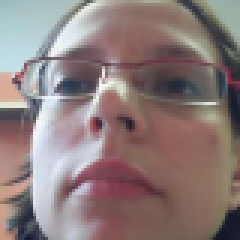
#> input picture non_target_dev/f407_01_f19_i0_0.png, 80 x 80 px (shown 3 times larger); its folder holds only this picture in this run
$ python -i img_pca_lda_gauss.py   (imports and definitions only)
#> lines starting #> are read from the running program, lines starting #| are printed output that depends on the picture
### src/ikrlib.py
from glob import glob
import matplotlib.pyplot as plt
import matplotlib.animation as animation
from math import log
import mpl_toolkits.mplot3d
import numpy as np
from numpy import ravel, diag, newaxis, ones, zeros, array, vstack, hstack, dstack, pi, tile
from numpy.linalg import eigh, det, inv, solve, norm
from numpy.random import rand, randn, randint
from scipy.fftpack import dct
from scipy.io import wavfile
from scipy.linalg import eigh as eigh_
from scipy.spatial.distance import cdist
from scipy.special import logsumexp
import scipy.fftpack
import imageio


# [63 lines left out: functions k_nearest_neighbours, gellipse, plot2dfun, logpdf_gauss, train_gauss, rand_gauss, not called in this run]


# GMM distributions related functions

def logpdf_gmm(x, ws, mus, covs):
    return logsumexp([np.log(w) + logpdf_gauss(x, m, c) for w, m, c in zip(ws, mus, covs)], axis=0)


# [76 lines left out: functions train_gmm, rand_gmm, train_generative_linear_classifier, train_linear_logistic_regression, train_linear_logistic_regression_GD, not called in this run]


#  Neural network binary classifier

def logistic_sigmoid(a):
    return 1 / (1 + np.exp(-a))

# [31 lines left out: functions eval_nnet, train_nnet, not called in this run]


# Speech feature extraction (spectrogram, mfcc, ...)

def mel_inv(x):
    return (np.exp(x/1127.)-1.)*700.

def mel(x):
    return 1127.*np.log(1. + x/700.)

# [87 lines left out: functions mel_filter_bank, framing, spectrogram, mfcc, raw8khz2mfcc, wav16khz2mfcc, not called in this run]


def png2fea(dir_name):
    """
    Loads all *.png images from directory dir_name into a dictionary. Keys are the file names
    and values and 2D numpy arrays with corresponding grayscale images
    """
    features = {}
    rgb = [0.2989, 0.5870, 0.1140]
    for f in glob(dir_name + '/*.png'):
        print('Processing file: ', f)
        image = imageio.imread(f).astype(np.float64)
        features[f] = np.dot(image[...,:3], rgb)
    return features

# [85 lines left out: function demo_gmm, not called in this run]

### src/img_pca_lda_gauss.py
#!/usr/bin/python3.7

##
# @file   img_pca_lda_gauss.py
# @brief  A shaky face recognition classifier. Utilizes pca, lda, and a gaussian
#         probability distribution.
# @author Simon Sedlacek

from ikrlib import *
from glob import glob

import matplotlib.pyplot as plt
import numpy as np
import scipy
import imageio
from sys import exit
from scipy.ndimage import gaussian_filter
from scipy.ndimage import rotate

# paths to data directories
TRAIN_TARGET = '../data/target_train/'
TRAIN_NTARGET = '../data/non_target_train/'
TEST_TARGET = '../data/target_dev/'
TEST_NTARGET = '../data/non_target_dev/'
EVAL = '../../SUR_projekt2019-2020_eval/eval/'
THRESHOLD = 0.0 # the evaluation treshold for the test data score

# first, load target and non-target training and test data
train_target = png2fea(TRAIN_TARGET) # target training data
train_ntarget = png2fea(TRAIN_NTARGET) # non-target training data
test_target = list(png2fea(TEST_TARGET).items()) # target test data
test_ntarget = list(png2fea(TEST_NTARGET).items()) # non-target test data
#> call 4 of png2fea, with dir_name = '../data/non_target_dev/'
#> test_ntarget = 1 item
eval_data = list(png2fea(EVAL).items()) # evaluation data

def crop_image(im, st1, end1, st2, end2):
    end1 = im.shape[0] - end1
    end2 = im.shape[1] - end2
    return im[st1+11:end1-11, st2+11:end2-11]

def zoom_crop(im, zoom):
    len0 = im.shape[0]
    im = scipy.ndimage.zoom(im, zoom)
    len1 = im.shape[0]
    diff = len1 - len0
    # crop the image
    return im[diff//2:len1-diff//2, diff//2:len1-diff//2]

def brighten_darken(im):
    im1 = np.clip(im + 30, 0, 255)
    im2 = np.clip(im - 30, 0, 255)
    return im, im1, im2

def inflate_data(im):
    data = []
    for image in brighten_darken(im):
        rot1 = rotate(image, 10, mode='nearest', reshape=False);
        rot2 = rotate(image, -10, mode='nearest', reshape=False);
        rot3 = rotate(image, 5, mode='nearest', reshape=False)
        rot4 = rotate(image, -5, mode='nearest', reshape=False)
        for im in [image, rot1, rot2, rot3, rot4]:
            for im2 in [im, zoom_crop(im, 1.1)]:
                data.append(crop_image(im, 2, 2, 2, 2).flatten())
                data.append(crop_image(im, 2, 2, 4, 0).flatten())
                data.append(crop_image(im, 2, 2, 0, 4).flatten())
                data.append(crop_image(im, 0, 4, 0, 4).flatten())
                data.append(crop_image(im, 0, 4, 2, 2).flatten())
                data.append(crop_image(im, 0, 4, 4, 0).flatten())
                data.append(crop_image(im, 4, 0, 0, 4).flatten())
                data.append(crop_image(im, 4, 0, 2, 2).flatten())
                data.append(crop_image(im, 4, 0, 4, 0).flatten())

    return data

# convert the grayscale images to 1d arrays
x1 = []; x2 = []
# [4 lines not run here, left out]
# [1 line that did not run here, left out]
# [1 line that did not run here, left out]

# convert data to numpy arrays
x1 = np.array(x1) # target
x2 = np.array(x2) # non-target
# [1 line that did not run here, left out]

# standardise the data
train_mean = np.mean(np.vstack((x1, x2)), axis=0)
train_std = np.std(np.vstack((x1, x2)), axis=0)
# [4 lines not run here, left out]
cov_tot = np.cov(np.vstack([x1, x2]).T, bias=True)

# PCA - reduce the dimensionality in order for the lda to work
# [1 line that did not run here, left out]
# [1 line that did not run here, left out]
# [1 line that did not run here, left out]

# perform the LDA on the reduced data space
# [1 line that did not run here, left out]
# [1 line that did not run here, left out]

# [1 line that did not run here, left out]
# [1 line that did not run here, left out]
# [1 line that did not run here, left out]
# [1 line that did not run here, left out]
# [1 line that did not run here, left out]

# now we've got our one dimensional data
# [1 line that did not run here, left out]
# [1 line that did not run here, left out]

# ... and plot the lda result.. beautiful...
# [1 line not run here, left out]
# [1 line that did not run here, left out]
# [1 line that did not run here, left out]
# [1 line not run here, left out]

# compute the gaussian distributions for our classes and evalueate the test data
# [1 line that did not run here, left out]
# [1 line that did not run here, left out]

total = 0
ok = 0
score = 0
"""
for filename, data in eval_data:
    data = crop_image(data, 2, 2, 2, 2)
    # standardise the data
    data = data.flatten()
    data -= train_mean
    data /= train_std

    data = (data.dot(e_pca)).dot(e_lda) # transform the test data
    ll_target = logpdf_gauss(data, mean_x1, np.atleast_2d(cov_x1))
    ll_ntarget = logpdf_gauss(data, mean_x2, np.atleast_2d(cov_x2))

    # indicates whether the data point was correctly classified
    result = sum(ll_target) - sum(ll_ntarget)
    if result >= 5.0:
        correct = True
        print(correct, result, filename)
    else: correct = False

    #print(correct, result, filename)
    """

# [28 lines not run here, left out]
total = 0
ok = 0
score = 0
# [24 lines not run here, left out]

>>> import cv2
>>> picture = cv2.imread('../non_target_dev/f407_01_f19_i0_0.png', cv2.IMREAD_GRAYSCALE)
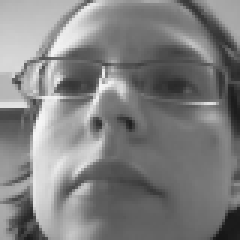
#> picture: shape (80, 80) (shown 3 times larger); min 22, max 245, mean 128.5
>>> result = inflate_data(picture)
#> in brighten_darken, `im1 = np.clip(im + 30, 0, 255)`:
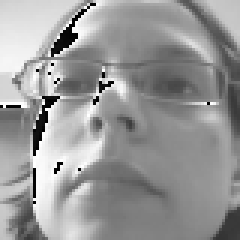
#> im1: shape (80, 80) (shown 3 times larger); min 0, max 255, mean 152.2
#> in brighten_darken, `im2 = np.clip(im - 30, 0, 255)`:
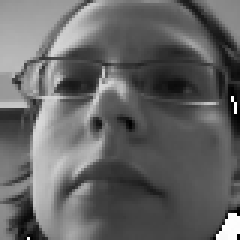
#> im2: shape (80, 80) (shown 3 times larger); min 0, max 255, mean 100.8
#> the loop in inflate_data, `for image in brighten_darken(im):` made 3 passes
#> pass 1, in inflate_data, `rot1 = rotate(image, 10, mode='nearest', reshape=False);`:
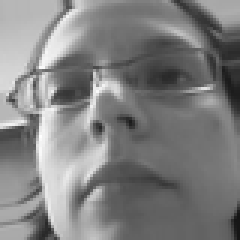
#> rot1: shape (80, 80) (shown 3 times larger); min 21, max 255, mean 128.5
#> pass 1, in inflate_data, `rot2 = rotate(image, -10, mode='nearest', reshape=False);`:
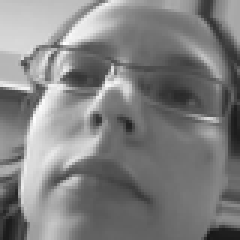
#> rot2: shape (80, 80) (shown 3 times larger); min 22, max 255, mean 128.6
#> after the loop in inflate_data, `for image in brighten_darken(im):`:
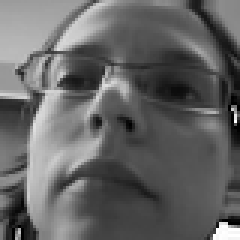
#> im: shape (80, 80) (shown 3 times larger); min 0, max 255, mean 100.5
#> after the loop in inflate_data, `for image in brighten_darken(im):`: data = 270 items
#> result = 270 items

$ run again, on non_target_dev/f407_02_f19_i0_0.png
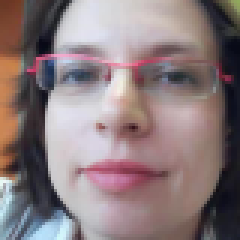
#> input picture non_target_dev/f407_02_f19_i0_0.png, 80 x 80 px (shown 3 times larger)
#> test_ntarget = 1 item
#> the loop in inflate_data, `for image in brighten_darken(im):` made 3 passes
#> pass 1, in inflate_data, `rot2 = rotate(image, -10, mode='nearest', reshape=False);`:
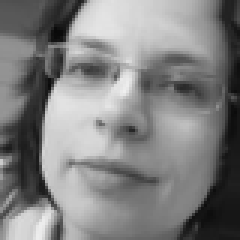
#> rot2: shape (80, 80) (shown 3 times larger); min 9, max 239, mean 128.7
#> after the loop in inflate_data, `for image in brighten_darken(im):`:
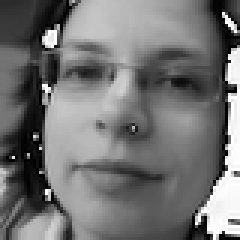
#> im: shape (80, 80) (shown 3 times larger); min 0, max 255, mean 114.9
#> after the loop in inflate_data, `for image in brighten_darken(im):`: data = 270 items

$ run again, on non_target_dev/f407_03_f19_i0_0.png
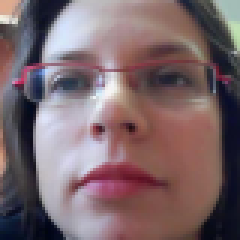
#> input picture non_target_dev/f407_03_f19_i0_0.png, 80 x 80 px (shown 3 times larger)
#> test_ntarget = 1 item
#> the loop in inflate_data, `for image in brighten_darken(im):` made 3 passes
#> pass 1, in inflate_data, `rot2 = rotate(image, -10, mode='nearest', reshape=False);`:
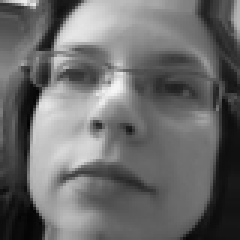
#> rot2: shape (80, 80) (shown 3 times larger); min 3, max 245, mean 107.4
#> after the loop in inflate_data, `for image in brighten_darken(im):`:
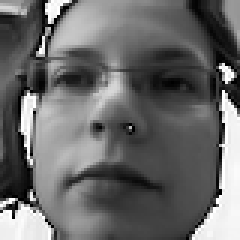
#> im: shape (80, 80) (shown 3 times larger); min 0, max 255, mean 105.4
#> after the loop in inflate_data, `for image in brighten_darken(im):`: data = 270 items

$ run again, on non_target_dev/f407_04_f19_i0_0.png
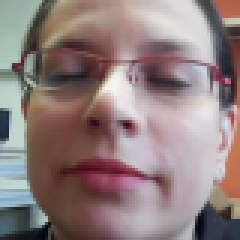
#> input picture non_target_dev/f407_04_f19_i0_0.png, 80 x 80 px (shown 3 times larger)
#> test_ntarget = 1 item
#> the loop in inflate_data, `for image in brighten_darken(im):` made 3 passes
#> pass 1, in inflate_data, `rot2 = rotate(image, -10, mode='nearest', reshape=False);`:
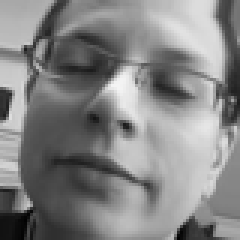
#> rot2: shape (80, 80) (shown 3 times larger); min 0, max 244, mean 132.2
#> after the loop in inflate_data, `for image in brighten_darken(im):`:
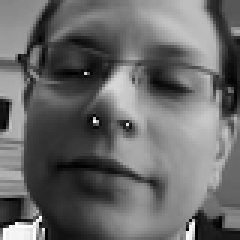
#> im: shape (80, 80) (shown 3 times larger); min 0, max 255, mean 105.1
#> after the loop in inflate_data, `for image in brighten_darken(im):`: data = 270 items
